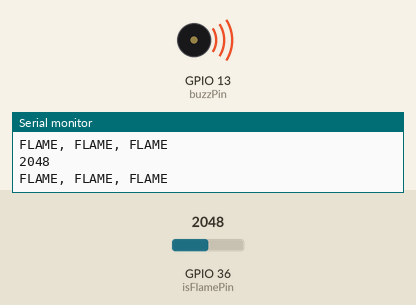
Recording of a sketch running on a simulated ESP32. Parts: buzzer (waves = sounding, pin HIGH), the last lines printed to the serial monitor. Inputs (shaded band) come from the test bench; at power-on: GPIO 36 (isFlamePin) = 2048.

Above: at 1.3 s.
1.4 s: GPIO 36 (isFlamePin) set to 55
2.9 s: GPIO 36 (isFlamePin) set to 44
At 3.6 s:
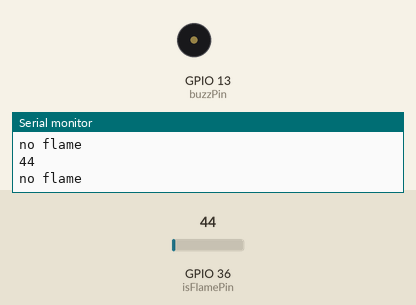
4.5 s: GPIO 36 (isFlamePin) set to 491
At 5.7 s:
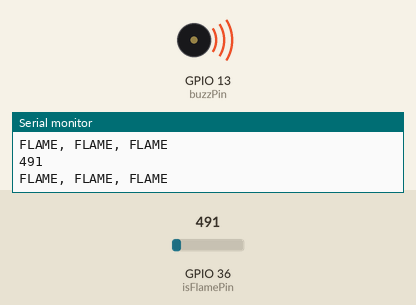
6.0 s: GPIO 36 (isFlamePin) set to 10
At 7.1 s:
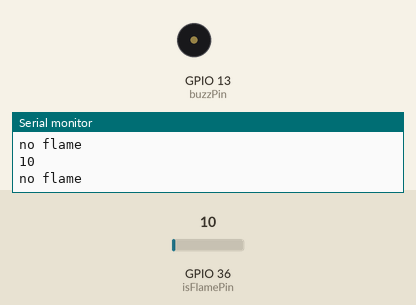
Timing chart, 0 to 8.5 s (numbered marks = the images above; inputs shaded):
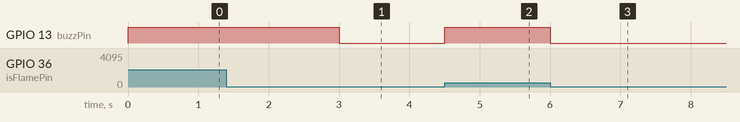

Measured:
- the behaviour switches between 50 and 49 on GPIO 36 (isFlamePin) (found by bisection; images 0 and 1)
- after the input at 2.9 s, GPIO 13 (buzzPin): HIGH → LOW after 0.10 s
- after the input at 4.5 s, GPIO 13 (buzzPin): LOW → HIGH at once
- after the input at 6.0 s, GPIO 13 (buzzPin): HIGH → LOW at once

The sketch:

20231114_flame.ino
```cpp
int buzzPin = 13; // 有源蜂鳴器正極 連接到ESP32 GPIO13
int isFlamePin = 36; // 火焰感測器長端 連接到ESP32 GPIO36
int isFlame = 0; // 暫存來自傳感器的變量數值

void setup() {
 pinMode(buzzPin, OUTPUT);
 pinMode(isFlamePin, INPUT);
 Serial.begin(9600);
}

void loop() {
  isFlame = analogRead(isFlamePin);//類比讀
  Serial.println(isFlame);
  if (isFlame >= 50 )
  {
    Serial.println("FLAME, FLAME, FLAME");
    digitalWrite(buzzPin, HIGH);
  }
  else
  {
    Serial.println("no flame");
    digitalWrite(buzzPin, LOW);
  }
  delay(500);
}
```
